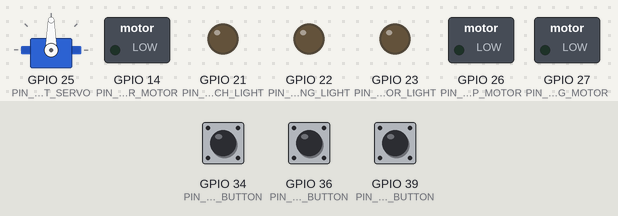
The program below on a simulated ESP32. Shown: servo, switched loads named in the program (green lamp = pin HIGH), output pins drawn as LEDs (lit = HIGH). Dashed ring = blinking. The test bench sets the inputs (shaded band); at power-on: GPIO 34 (PIN_GATLING_BUTTON) LOW, GPIO 36 (PIN_SEARCH_LIGHT_BUTTON) LOW, GPIO 39 (PIN_STEP_BUTTON) LOW. Random numbers use the default seed unless the program sets one.

Above: at 7.2 s.
7.3 s: GPIO 34 (PIN_GATLING_BUTTON) pulled HIGH for 0.15 s
At 8.64 s:
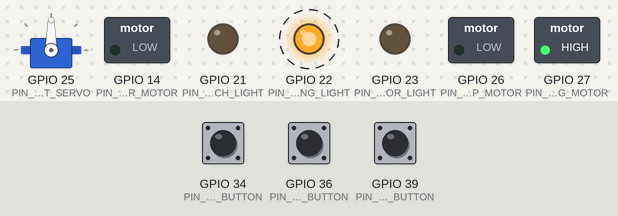
10.3 s: GPIO 36 (PIN_SEARCH_LIGHT_BUTTON) pulled HIGH for 0.15 s
At 12.8 s:
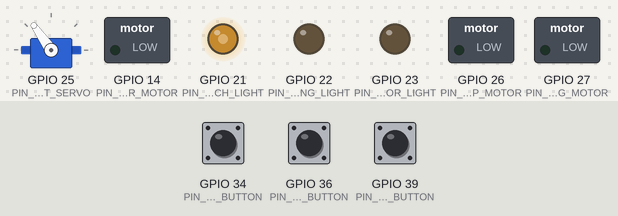
13.4 s: GPIO 39 (PIN_STEP_BUTTON) pulled HIGH for 0.15 s
At 14.5 s:
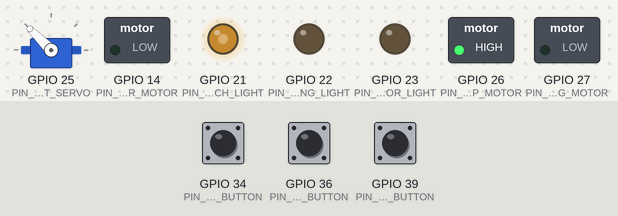
15.0 s: GPIO 34 (PIN_GATLING_BUTTON) pulled HIGH for 1 s
At 16.34 s:
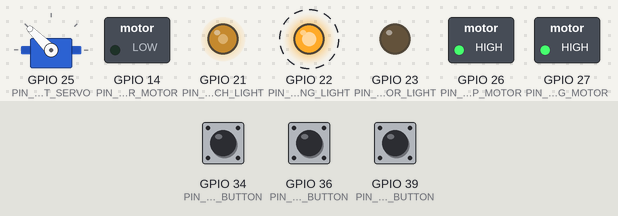
18.2 s: GPIO 36 (PIN_SEARCH_LIGHT_BUTTON) pulled HIGH for 1 s
At 19.8 s:
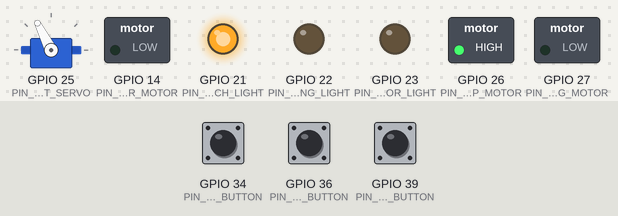
22.2 s: GPIO 39 (PIN_STEP_BUTTON) pulled HIGH for 1 s
At 28.0 s:
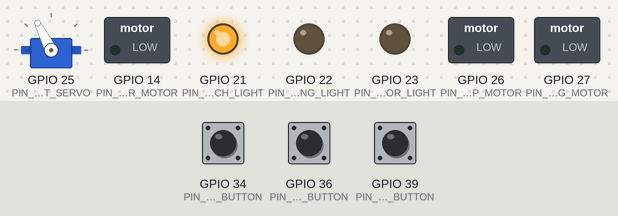
Timing chart, 0 to 30.3 s (numbered marks = the images above; inputs shaded):
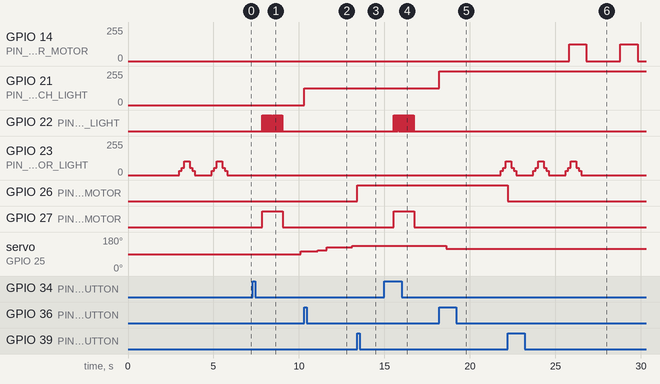

Measured:
- after the input at 7.3 s, GPIO 22 (PIN_GATLING_LIGHT): alternates HIGH for 0.03 s and LOW for 0.03 s, 40 changes in all, then stays LOW, starting after 0.55 s; GPIO 27 (PIN_GATLING_MOTOR): LOW → HIGH after 0.55 s, → LOW 1.2 s later; servo on GPIO 25 (PIN_TURRET_SERVO): 90° → 105° after 2.8 s
- after the input at 10.3 s, GPIO 21 (PIN_SEARCH_LIGHT): 0/255 → 127/255 at once
- after the input at 13.4 s, GPIO 26 (PIN_STEP_MOTOR): LOW → HIGH at once
- after the input at 15.0 s, GPIO 22 (PIN_GATLING_LIGHT): alternates HIGH for 0.03 s and LOW for 0.03 s, 40 changes in all, then stays LOW, starting after 0.55 s; GPIO 27 (PIN_GATLING_MOTOR): LOW → HIGH after 0.55 s, → LOW 1.2 s later
- after the input at 18.2 s, GPIO 21 (PIN_SEARCH_LIGHT): 127/255 → 255/255 at once
- after the input at 22.2 s, GPIO 26 (PIN_STEP_MOTOR): HIGH → LOW at once
- by itself, GPIO 14 (PIN_RADAR_MOTOR): alternates 127/255 for 1.0 s and 0/255 for 2.0 s
- by itself, GPIO 23 (PIN_SENSOR_LIGHT): repeats every 1.9 s: 32/255 0.15 s, 0/255 1.0 s, 32/255 0.15 s, 56/255 0.15 s, 104/255 0.30 s, 56/255 0.15 s, until it stays 0/255 from 26.5 s

The program:

main.cpp
```cpp
#include <Arduino.h>
#include <esp_log.h>

#include "common.h"
#include "controllers/Mp3Controller.h"
#include "controllers/SensorController.h"
#include "controllers/RadarController.h"
#include "controllers/TurretController.h"
#include "controllers/GatlingController.h"
#include "controllers/StepController.h"
#include "controllers/SearchLightController.h"

#define MAIN_TAG "Main"

void setup() {
    ESP_LOGI(MAIN_TAG, "Setup...");

    setupGatling();
    setupSensor();
    setupRadar();
    setupTurret();
    setupStep();
    setupSearchLight();

    setupSound();

    delay(1000);
    playBackground();
}

void loop() {
    unsigned long now = millis();

    checkGatlingBtnClicked();
    checkStepBtnClicked();
    checkSearchLightBtnClicked();

    loopTurret(now);

    dfmp3.loop();
}
```

common.h
```cpp
#pragma once

// These are all GPIO pins on the ESP32
// Recommended pins include 2,4,12-19,21-23,25-27,32-33
// for the ESP32-S2 the GPIO pins are 1-21,26,33-42

#define PIN_MP3_TX 33 // dfplayer(FIXED)
#define PIN_MP3_RX 32 // dfplayer(FIXED)

#define PIN_GATLING_BUTTON 34
#define PIN_GATLING_MOTOR 27
#define PIN_GATLING_LIGHT 22

#define PIN_SENSOR_LIGHT 23

#define PIN_SEARCH_LIGHT_BUTTON 36
#define PIN_SEARCH_LIGHT 21

#define PIN_TURRET_SERVO 25

#define PIN_RADAR_MOTOR 14

#define PIN_STEP_BUTTON 39
#define PIN_STEP_MOTOR 26


#define CH_GATLING_MOTOR 1
#define CH_RADAR_MOTOR 2
#define CH_SENSOR_LIGHT 3
#define CH_STEP_MOTOR 4
#define CH_SEARCH_LIGHT 5

#define LIGHT_BASE 32
#define LIGHT_STEP 24
#define LIGHT_MAX (LIGHT_BASE + LIGHT_STEP * 3)
```

GatlingController.h
```cpp
#pragma once

#include <Arduino.h>
#include <esp_log.h>

#include "common.h"
#include "Mp3Controller.h"
#include "SensorController.h"
#include "RadarController.h"
#include "TurretController.h"

#define GATLING_TAG "Gatling"

bool isGatlingOn = false;

void taskGatling(__attribute__((unused)) void *params) {
    ESP_LOGD(GATLING_TAG, "Fire!");

    suspendRadar();
    suspendSensor();
    suspendTurret();

    isGatlingOn = true;

    dfmp3.setVolume(25);
    dfmp3.loop();

    dfmp3.playAdvertisement(1);
    dfmp3.loop();

    delay(500);

    ledcWrite(CH_GATLING_MOTOR, 255);

    for (int i = 0; i < 20; i++) {
        digitalWrite(PIN_GATLING_LIGHT, HIGH);
        delay(30);
        digitalWrite(PIN_GATLING_LIGHT, LOW);
        delay(30);
    }

    ledcWrite(CH_GATLING_MOTOR, 0);

    setDefaultVolume();

    dfmp3.stopAdvertisement();
    dfmp3.loop();

    isGatlingOn = false;

    resumeRadar();
    resumeSensor();
    resumeTurret();

    vTaskDelete(nullptr);
}

void setupGatling() {
    pinMode(PIN_GATLING_BUTTON, INPUT);
    pinMode(PIN_GATLING_LIGHT, OUTPUT);

    ledcSetup(CH_GATLING_MOTOR, 1000, 8);
    ledcAttachPin(PIN_GATLING_MOTOR, CH_GATLING_MOTOR);

}

int lastGatlingButtonState = HIGH;

void checkGatlingBtnClicked() {
    auto gatlingBtnClick = digitalRead(PIN_GATLING_BUTTON);
    if (gatlingBtnClick == HIGH) {
        if (lastGatlingButtonState == LOW) {
            ESP_LOGI(GATLING_TAG, "Click!");
            if (!isGatlingOn) {
                xTaskCreate(
                        taskGatling,
                        "Gatling",
                        10000,
                        nullptr,
                        1,
                        nullptr);
            }
        }
    }
    lastGatlingButtonState = gatlingBtnClick;
}
```

Mp3Controller.h
```cpp
#pragma once

#include <Arduino.h>
#include <esp_log.h>

#include "common.h"
#include "DFMiniMp3.h"

#define MP3_TAG "DFPLAYER"

#ifdef DEBUG
#define DEFAULT_VOLUME 10
#else
#define DEFAULT_VOLUME 20
#endif

int BACKGROUND_TRACK = -1;

void playBackground();

class Mp3Notify;

typedef DFMiniMp3<HardwareSerial, Mp3Notify> DfMp3;

class Mp3Notify {
public:
    static void PrintlnSourceAction(DfMp3_PlaySources source,
                                    const char *action) {
        if (source & DfMp3_PlaySources_Sd) {
#ifdef DEBUG
            ESP_LOGD(MP3_TAG, "SD Card, %s", action);
#endif
        }
        if (source & DfMp3_PlaySources_Usb) {
#ifdef DEBUG
            ESP_LOGD(MP3_TAG, "USB Disk, %s", action);
#endif
        }
        if (source & DfMp3_PlaySources_Flash) {
#ifdef DEBUG
            ESP_LOGD(MP3_TAG, "Flash, %s", action);
#endif
        }
    }

    static void OnError(DfMp3 &mp3, uint16_t errorCode) {
        // see DfMp3_Error for code meaning
        switch (errorCode) {
            case DfMp3_Error_Busy:
#ifdef DEBUG
                ESP_LOGE(MP3_TAG, "Com Error - Busy");
#endif
                break;
            case DfMp3_Error_Sleeping:
#ifdef DEBUG
                ESP_LOGE(MP3_TAG, "Com Error - Sleeping");
#endif
                break;
            case DfMp3_Error_SerialWrongStack:
#ifdef DEBUG
                ESP_LOGE(MP3_TAG, "Com Error - Serial Wrong Stack");
#endif
                break;

            case DfMp3_Error_RxTimeout:
#ifdef DEBUG
                ESP_LOGE(MP3_TAG, "Com Error - Rx Timeout!!!");
#endif
                break;
            case DfMp3_Error_PacketSize:
#ifdef DEBUG
                ESP_LOGE(MP3_TAG, "Com Error - Wrong Packet Size!!!");
#endif
                break;
            case DfMp3_Error_PacketHeader:
#ifdef DEBUG
                ESP_LOGE(MP3_TAG, "Com Error - Wrong Packet Header!!!");
#endif
                break;
            case DfMp3_Error_PacketChecksum:
#ifdef DEBUG
                ESP_LOGE(MP3_TAG, "Com Error - Wrong Packet Checksum!!!");
#endif
                break;

            default:
#ifdef DEBUG
                ESP_LOGE(MP3_TAG, "Com Error - %d", errorCode);
#endif
                break;
        }
    }

    static void OnPlayFinished(DfMp3 &mp3, DfMp3_PlaySources source,
                               uint16_t track) {
#ifdef DEBUG
        ESP_LOGD(MP3_TAG, "Play finished for #%d", track);
#endif
        if (track == BACKGROUND_TRACK) {
            playBackground();
        }
    }

    static void OnPlaySourceOnline(DfMp3 &mp3, DfMp3_PlaySources source) {
        PrintlnSourceAction(source, "online");
    }

    static void OnPlaySourceInserted(DfMp3 &mp3, DfMp3_PlaySources source) {
        PrintlnSourceAction(source, "inserted");
    }

    static void OnPlaySourceRemoved(DfMp3 &mp3, DfMp3_PlaySources source) {
        PrintlnSourceAction(source, "removed");
    }
};

DfMp3 dfmp3(Serial1, PIN_MP3_RX, PIN_MP3_TX);

void setDefaultVolume() {
    ESP_LOGD(MP3_TAG, "Set Volume");
    dfmp3.setVolume(DEFAULT_VOLUME);
    dfmp3.loop();
}

void setupSound() {

    dfmp3.begin(9600, 1000);
    delay(1000);
//  while (!dfSerial.available()) {
//    delay(1);
//  }

    setDefaultVolume();

    ESP_LOGI(MP3_TAG, "Setup DFPlayer");
}

void playBackground() {
    dfmp3.playMp3FolderTrack(1);
    dfmp3.loop();

    BACKGROUND_TRACK = dfmp3.getCurrentTrack();
}

void randomPlayGeneral() {
    int ret = dfmp3.getStatus();
    if (ret == 0) {
        // 02/xxxx .mp3
        int index = random(1, 5);
        dfmp3.playFolderTrack16(2, index);
    }
}

void playOST() {
    // 01/xxxx .mp3
    int index = random(1, 4);
    dfmp3.playFolderTrack16(1, index);
}

void playFail() {
    // mp3/0003 .mp3
    dfmp3.playMp3FolderTrack(3);
}

void playWhy() {
    // mp3/0004 .mp3
    dfmp3.playMp3FolderTrack(4);
}

void playBye() {
    // mp3/0005 .mp3
    dfmp3.playMp3FolderTrack(5);
}
```

RadarController.h
```cpp
#pragma once

#include <Arduino.h>
#include <esp_log.h>

#include "common.h"
#include "TurretController.h"

#define RADAR_TAG "Radar"

TaskHandle_t radarTaskHandle;

[[noreturn]] void taskRadar(__attribute__((unused)) void *params) {
    while (true) {
        ESP_LOGD(RADAR_TAG, "Radar");

        for (int i = 0; i < 20; i++) {
            delay(1000);
        }

        suspendTurret();

        delay(1000 * 3);

        int repeat = 1 + (random() % 3);
        for(int i = 0; i < repeat; i ++) {
            ledcWrite(CH_RADAR_MOTOR, 127);
            delay(1000 * 1);
            ledcWrite(CH_RADAR_MOTOR, 0);
            delay(1000 * 2);
        }

        resumeTurret();
    }
}

void setupRadar() {
    ledcSetup(CH_RADAR_MOTOR, 1000, 8);
    ledcAttachPin(PIN_RADAR_MOTOR, CH_RADAR_MOTOR);

    xTaskCreate(
            taskRadar,
            "Radar",
            10000,
            nullptr,
            1,
            &radarTaskHandle);

}

void suspendRadar() {
    vTaskSuspend(radarTaskHandle);
}

void resumeRadar() {
    vTaskResume(radarTaskHandle);
}
```

SearchLightController.h
```cpp
#pragma once

#include <Arduino.h>
#include <esp_log.h>

#include "common.h"

#define SEARCH_LIGHT_TAG "Search"

void setupSearchLight() {
    pinMode(PIN_SEARCH_LIGHT_BUTTON, INPUT);

    ledcSetup(CH_SEARCH_LIGHT, 1000, 8);
    ledcAttachPin(PIN_SEARCH_LIGHT, CH_SEARCH_LIGHT);
}

int lastSearchLightButtonState = HIGH;
int searchLightBright = 0; // Off

void checkSearchLightBtnClicked() {
    auto searchLightBtnClick = digitalRead(PIN_SEARCH_LIGHT_BUTTON);
    bool changed = false;
    if ((searchLightBtnClick == HIGH) && (lastSearchLightButtonState == LOW)) {
        changed = true;
    }
    if(changed) {
        searchLightBright = (searchLightBright + 1) % 3;
        switch(searchLightBright) {
            case 0:
                ledcWrite(CH_SEARCH_LIGHT, 0);
                ESP_LOGD(SEARCH_LIGHT_TAG, "Light off");
                break;
            case 1:
                ledcWrite(CH_SEARCH_LIGHT, 127);
                ESP_LOGD(SEARCH_LIGHT_TAG, "Light on(1)");
                break;
            case 2:
                ledcWrite(CH_SEARCH_LIGHT, 255);
                ESP_LOGD(SEARCH_LIGHT_TAG, "Light on(2)");
                break;
            default:
                ESP_LOGE(SEARCH_LIGHT_TAG, "Unhandled");
        }
    }

    lastSearchLightButtonState = searchLightBtnClick;
}
```

SensorController.h
```cpp
#pragma once

#include <Arduino.h>
#include <esp_log.h>

#include "common.h"
#include "TurretController.h"

#define SENSOR_TAG "Sensor"

TaskHandle_t sensorTaskHandle;

[[noreturn]] void taskSensor(__attribute__((unused)) void *params) {
    while (true) {
        ESP_LOGD(SENSOR_TAG, "Sensor");

        suspendTurret();

        delay(1000 * 3);

        int repeat = 1 + (random() % 3);
        for(int i = 0; i < repeat; i ++) {
            ledcWrite(CH_SENSOR_LIGHT, LIGHT_BASE);
            delay(150);
            ledcWrite(CH_SENSOR_LIGHT, LIGHT_BASE + LIGHT_STEP);
            delay(150);
            ledcWrite(CH_SENSOR_LIGHT, LIGHT_MAX);
            delay(300);
            ledcWrite(CH_SENSOR_LIGHT, LIGHT_BASE + LIGHT_STEP);
            delay(150);
            ledcWrite(CH_SENSOR_LIGHT, LIGHT_BASE);
            delay(150);
            ledcWrite(CH_SENSOR_LIGHT, 0);
            delay(1000);
        }

        delay(1000 * 3);

        resumeTurret();

        int delaySec = random(5, 10);
        for (int i = 0; i < delaySec; i++) {
            delay(1000);
        }
    }
}

void setupSensor() {
    ledcSetup(CH_SENSOR_LIGHT, 1000, 8);
    ledcAttachPin(PIN_SENSOR_LIGHT, CH_SENSOR_LIGHT);

    xTaskCreate(
            taskSensor,
            "Sensor",
            10000,
            nullptr,
            1,
            &sensorTaskHandle);
}

void suspendSensor() {
    vTaskSuspend(sensorTaskHandle);
}

void resumeSensor() {
    vTaskResume(sensorTaskHandle);
}
```

StepController.h
```cpp
#pragma once

#include <Arduino.h>
#include <esp_log.h>

#include "common.h"

#define STEP_TAG "Step"

void setupStep() {
    pinMode(PIN_STEP_BUTTON, INPUT);

    ledcSetup(CH_STEP_MOTOR, 1000, 8);
    ledcAttachPin(PIN_STEP_MOTOR, CH_STEP_MOTOR);
}

int lastStepButtonState = HIGH;
bool isWalking = false;

void checkStepBtnClicked() {
    auto stepBtnClick = digitalRead(PIN_STEP_BUTTON);
    bool changed = false;
    if ((stepBtnClick == HIGH) && (lastStepButtonState == LOW)) {
        changed = true;
    }
    if(changed) {
        isWalking = !isWalking;
        if (isWalking) {
            ESP_LOGD(STEP_TAG, "Walk");
            ledcWrite(CH_STEP_MOTOR, 255);
        } else {
            ESP_LOGD(STEP_TAG, "Stop walking");
            ledcWrite(CH_STEP_MOTOR, 0);
        }
    }

    lastStepButtonState = stepBtnClick;
}
```

TurretController.h
```cpp
#pragma once

#include <Arduino.h>
#include <esp_log.h>
#include "ESP32Servo.h"

#include "common.h"

Servo turretServo;

#define TURRET_TAG "Turret"

#define TURRET_CENTER_ANGLE 90

int targetTurretAngle = TURRET_CENTER_ANGLE;
int minTurretAngle = TURRET_CENTER_ANGLE - 45;
int maxTurretAngle = TURRET_CENTER_ANGLE + 45;

bool isTurretSuspended = false;
bool isTurretOn = true;
unsigned long turretWaitStart = 0;
unsigned long turretWaitMs = 1000;
bool isTurretForward = true;
bool isTurretDirectionChanged = false;

void loopTurret(unsigned long now) {
    if(!isTurretSuspended) {
        if (isTurretOn) {
            turretServo.write(targetTurretAngle);
            isTurretOn = false;
            turretWaitStart = now;
            if (isTurretDirectionChanged) {
                turretWaitMs = 1000 * 5;
                ESP_LOGD(TURRET_TAG, "Wait %d ms", turretWaitMs);
            } else {
                turretWaitMs = (1 + (random() % 3)) * 500;
            }
        } else {
            if (now - turretWaitStart > turretWaitMs) {
                int step = (1 + random() % 4) * 5;
                if (isTurretForward) {
                    targetTurretAngle += step;
                } else {
                    targetTurretAngle -= step;
                }
                if (targetTurretAngle > maxTurretAngle) {
                    targetTurretAngle = maxTurretAngle;
                    maxTurretAngle = 90 + (1 + (random() % 5)) * 9;
                    ESP_LOGD(TURRET_TAG, "New Max angle %d", maxTurretAngle);
                    isTurretForward = false;
                    isTurretDirectionChanged = true;
                } else if (targetTurretAngle < minTurretAngle) {
                    targetTurretAngle = minTurretAngle;
                    minTurretAngle = 90 - (1 + (random() % 5)) * 9;
                    ESP_LOGD(TURRET_TAG, "New Min angle %d", minTurretAngle);
                    isTurretForward = true;
                    isTurretDirectionChanged = true;
                } else {
                    isTurretDirectionChanged = false;
                }
                isTurretOn = true;
                ESP_LOGD(TURRET_TAG, "Target angle %d", targetTurretAngle);
            }
        }
    }
}

void setupTurret() {
    turretServo.attach(PIN_TURRET_SERVO, 500, 2500);
    turretServo.write(targetTurretAngle);
}

void suspendTurret() {
    isTurretSuspended = true;
}

void resumeTurret() {
    isTurretSuspended = false;
}
```
